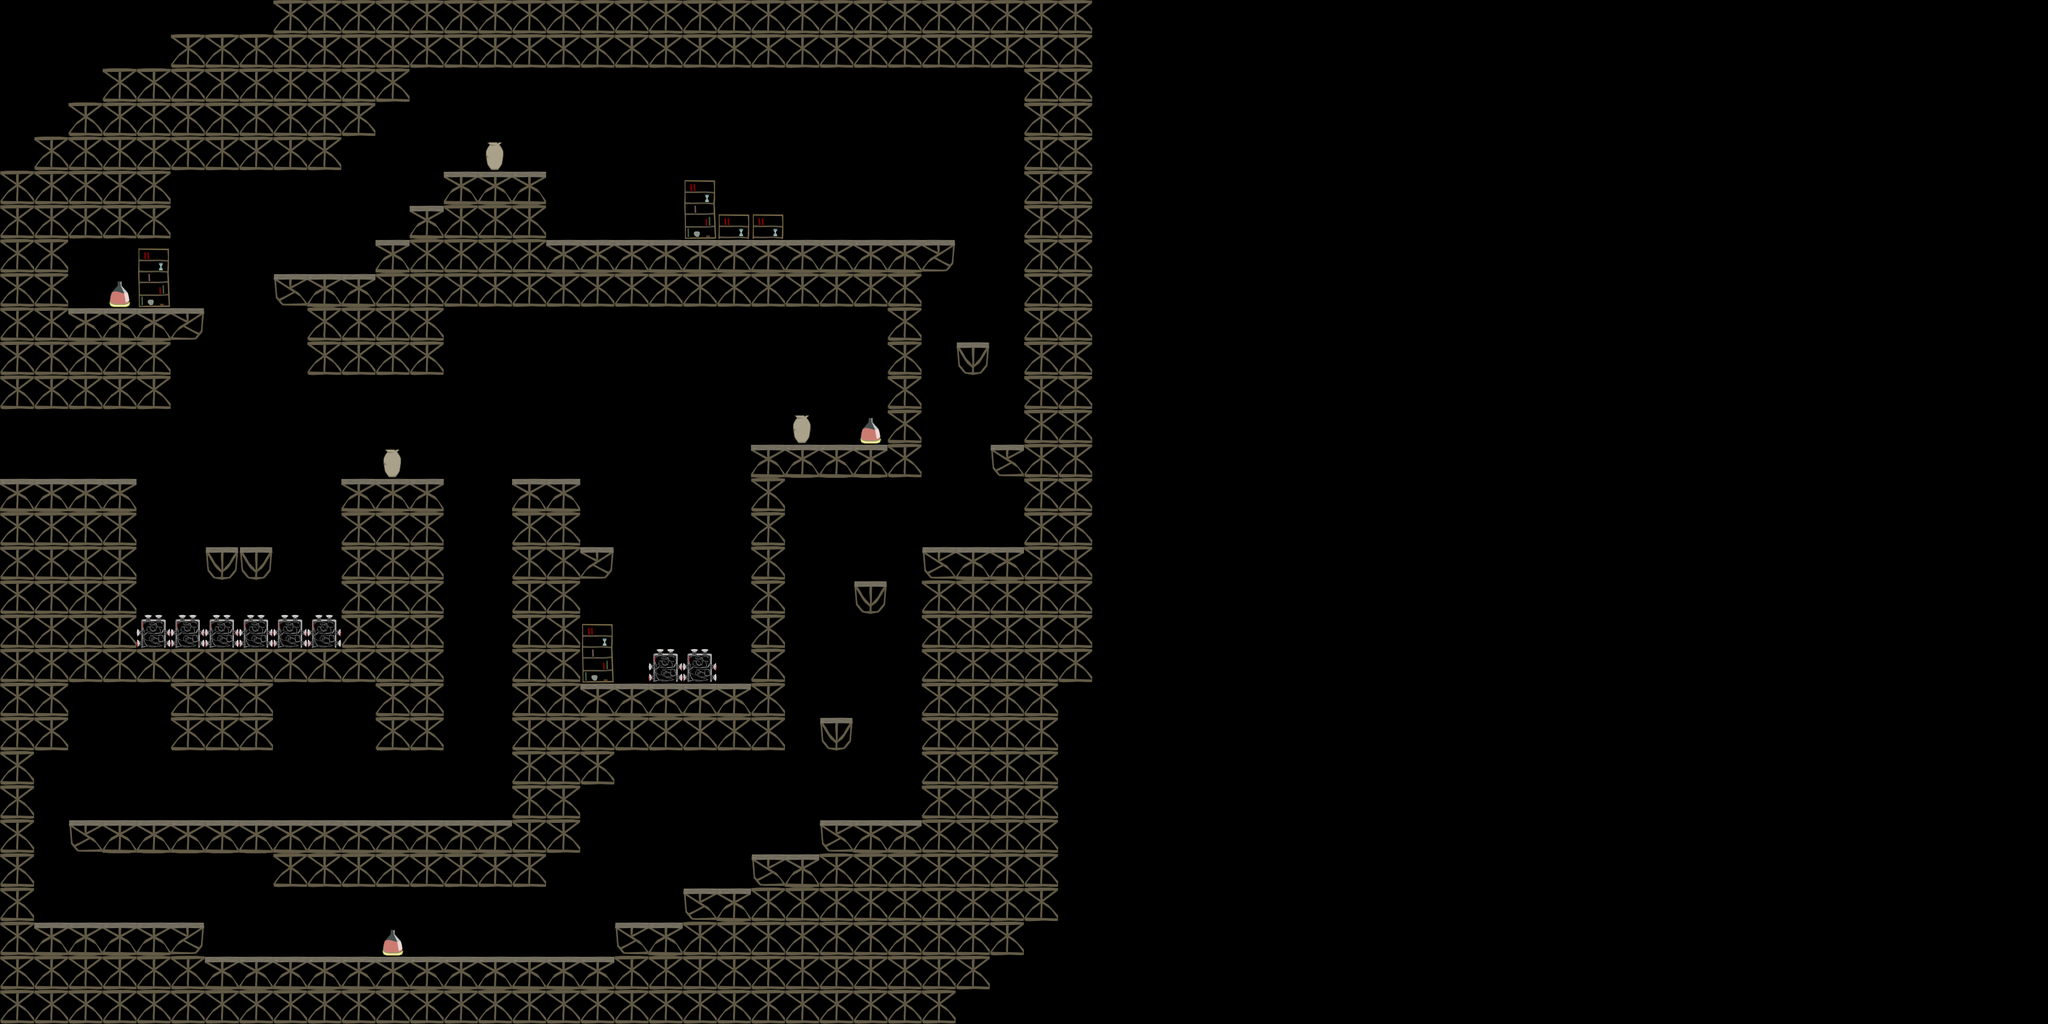

The image is a tile-based game level rendered from a .tmx file. Its description and source (layers, tilesets, objects; grid data summarised) follow:
An orthogonal 60x30 tile map with 64x64 px tiles, 5 tile layers (background, walls, hazards, pickups, ...) and 8 objects (enemy1, enemy2, enemy3, enemy4, spawn1, ...).

<map version="1.0" orientation="orthogonal" width="60" height="30" tilewidth="64" tileheight="64">
 <tileset firstgid="1" name="standardTiles" tilewidth="64" tileheight="64">
  <image source="DuelMapTiles-hd.png" width="256" height="256" />
 </tileset>
 <layer name="background" width="60" height="30">
  <data>[1800 cells, 8 non-empty, 2 distinct tile ids]</data>
 </layer>
 <layer name="walls" width="60" height="30">
  <data>[1800 cells, 470 non-empty, 5 distinct tile ids]</data>
 </layer>
 <layer name="hazards" width="60" height="30">
  <data>[1800 cells, 8 non-empty, 1 distinct tile ids]</data>
 </layer>
 <layer name="pickups" width="60" height="30">
  <data>[1800 cells, 3 non-empty, 1 distinct tile ids]</data>
 </layer>
 <layer name="falseWalls" width="60" height="30">
  <data>[1800 cells, 3 non-empty, 1 distinct tile ids]</data>
 </layer>
 <objectgroup name="enemies" width="60" height="30">
  <object name="enemy1" x="800" y="863" />
  <object name="enemy2" x="484" y="1509" />
  <object name="enemy3" x="161" y="1503" />
  <object name="enemy4" x="1124" y="416" />
 </objectgroup>
 <objectgroup name="spawns" width="60" height="30">
  <object name="spawn1" x="163" y="800" />
  <object name="spawn2" x="291" y="485" />
 </objectgroup>
 <objectgroup name="doors" width="60" height="30">
  <object name="door1" x="35" y="863">
   <properties>
    <property name="level" value="2" />
    <property name="spawn" value="3" />
   </properties>
  </object>
  <object name="door2" x="161" y="541">
   <properties>
    <property name="level" value="5" />
    <property name="spawn" value="1" />
    <property name="special" value="boss" />
   </properties>
  </object>
 </objectgroup>
 <objectgroup name="relics" width="60" height="30" />
 <objectgroup name="climbing" width="60" height="30" />
</map>
